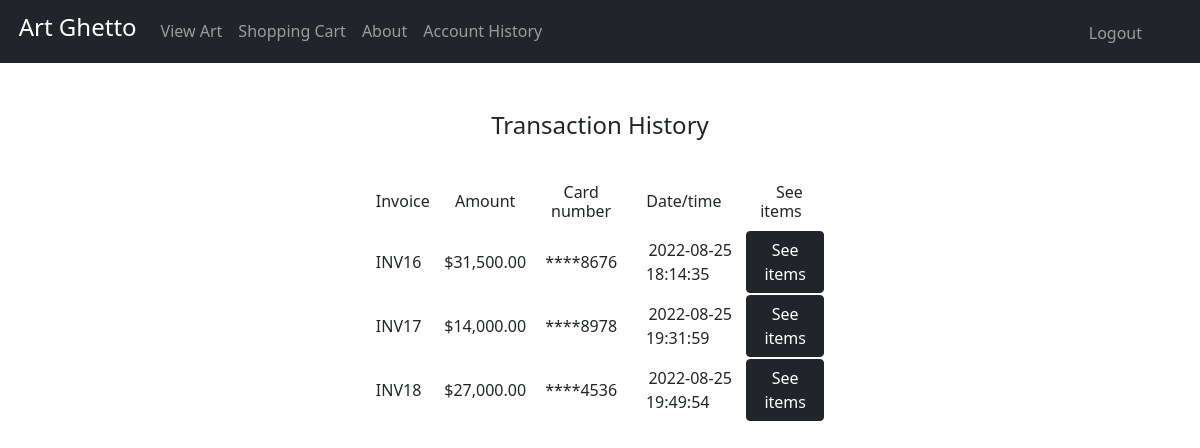
Screenshot of /transactions (signed in) with the database file from the repository.
### tables this page shows
CREATE TABLE transactions(
invoice_no INTEGER PRIMARY KEY AUTOINCREMENT NOT NULL,
user_id INTEGER NOT NULL,
totalprice NUMERIC NOT NULL,
payname TEXT NOT NULL,
paynumber TEXT NOT NULL,
paynumber4 TEXT NOT NULL,
payexpiry TEXT NOT NULL,
paycvs TEXT NOT NULL,
sqltime TIMESTAMP DEFAULT CURRENT_TIMESTAMP,
FOREIGN KEY (user_id) REFERENCES users(id)
);

### app.py (the view, shortened to what this page needs)
@app.route("/transactions", methods=["GET", "POST"])
@login_required
def transactions():
    id = session["user_id"]
    if request.method == "GET":
        firstname = db.execute("SELECT firstname from users WHERE id = ?", id)
        userfirstname = firstname[0]['firstname']
        emptyinvoice = db.execute("SELECT user_id from invoices WHERE user_id = ? AND user_id NOT NULL", id)
        if len(emptyinvoice) == 0:
            return render_template("transactions.html", userfirstname=userfirstname)
        totalprice1 = db.execute("SELECT sum(totalprice) FROM invoices WHERE user_id = ?", id)
        totalprice2 = totalprice1[0]['sum(totalprice)']
        totalprice3 = '{:,.2f}'.format(totalprice2)
        trans = db.execute("SELECT * FROM transactions WHERE user_id = ?", id)
        return render_template("transactions.html", userfirstname=userfirstname, trans=trans, totalprice=totalprice3)

### app.py (called while the page is built)
@app.after_request
def after_request(response):
    response.headers["Cache-Control"] = "no-cach, no-store, must-revalidate"
    response.headers["Expires"] = 0
    response.headers["Pragma"] = "no-cache"
    return response

### helpers.py (called while the page is built)
def login_required(f):
    @wraps(f)
    def decorated_function(*args, **kwargs):
        if session.get("user_id") is None:
            return redirect("/login")
        return f(*args, **kwargs)
    return decorated_function

### templates/transactions.html (shortened to what this page needs)
{% extends "layout.html" %}
{% block main %}
<body>
    <h4 class="title">Transaction History</h4>
    <br>
    <div class="container_align">
        <table>
            <thead class="thead-dark">
                <tr  class="mb-2">
                    <th id="tinvoice"><h6>Invoice</h6></th>
                    <th id="tamount"><h6>&nbsp;&nbsp;Amount&nbsp;&nbsp;</h6></th>
                    <th id="tcard"><h6>Card number</h6></th>
                    <th id="tdate"><h6>&nbsp;&nbsp;Date/time&nbsp;&nbsp;</h6></th>
                    <th id="tdetails"><h6>&nbsp;&nbsp;See items&nbsp;&nbsp;</h6></th>
                </tr>
            </thead>
            <tbody>
                {% for i in trans %}
                    <tr  class="mb-2">
                        <td id="transinv">INV{{ i.invoice_no }}</td>
                        <td id="transtotal">&nbsp;&nbsp;&nbsp;${{ i.totalprice }}&nbsp;&nbsp;&nbsp;</td>
                        <td id="transpay">****{{ i.paynumber4 }}</td>
                        <td id="transsql">&nbsp;&nbsp;&nbsp;{{ i.sqltime }}&nbsp;&nbsp;&nbsp;</td>
                        <form action="/transactions" method="post">
                            <th><Button class="btn btn-dark" name="invoice_no" value="{{ i.invoice_no }}">See items</Button></th>
                        </form>
                    </tr>
                {% endfor %}
            </tbody>
        </table>
    </div>
</body>
{% endblock %}

### static/styles.css (style rules this page uses)
.container_align { margin: auto; width: 40%; padding: 10px; }
#transtotal, #invpri { text-align: right; }
#transinv, #invproid, #invno, #invpro, #iproduct, #invproduct, #invdate { text-align: left; }
.title { text-align: center; }

### rows the page displays
transactions: invoice_no "16", totalprice "31,500.00", paynumber4 "8676", sqltime "2022-08-25 18:14:35"
transactions: invoice_no "17", totalprice "14,000.00", paynumber4 "8978", sqltime "2022-08-25 19:31:59"
transactions: invoice_no "18", totalprice "27,000.00", paynumber4 "4536", sqltime "2022-08-25 19:49:54"
